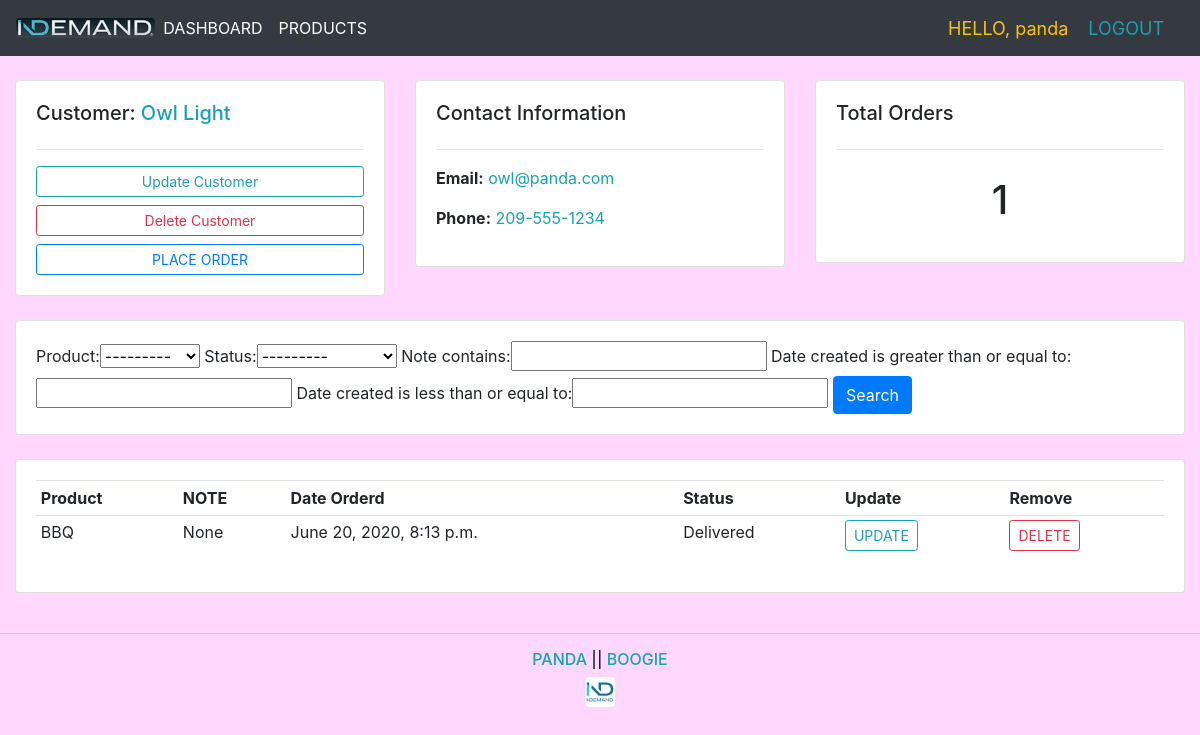
The page /customer/2/ (signed in) on the database its author committed.
### accounts/models.py (models this page shows, shortened)
class Customer(models.Model):
    user = models.OneToOneField(User, null=True, blank=True, on_delete=models.CASCADE)
    name = models.CharField(max_length=200, null=True)
    phone = models.CharField(max_length=200, null=True)
    email = models.CharField(max_length=200, null=True)
    profile_pic = models.ImageField(default='logo2.png', null=True, blank=True)
    date_created = models.DateTimeField(auto_now_add=True, null=True)

class Order(models.Model):
    STATUS = (
        ('Pending', 'Pending'),
        ('Out for delivery', 'Out for delivery'),
        ('Delivered', 'Delivered'),
    )
    customer = models.ForeignKey(Customer, null=True, on_delete=models.SET_NULL)
    product = models.ForeignKey(Product, null=True, on_delete=models.SET_NULL)
    date_created = models.DateTimeField(auto_now_add=True, null=True)
    status = models.CharField(max_length=200, null=True, choices=STATUS)
    note = models.CharField(max_length=1000, null=True)

class Product(models.Model):
    CATEGORY = (
        ('Indoor', 'Indoor'),
        ('Out Door', 'Out Door'),
    )
    name = models.CharField(max_length=200, null=True)
    price = models.FloatField(null=True)
    category = models.CharField(max_length=200, null=True, choices=CATEGORY)
    description = models.CharField(max_length=200, null=True, blank=True)
    date_created = models.DateTimeField(auto_now_add=True, null=True)
    tags = models.ManyToManyField(Tag)
    def __str__(self):
        return self.name

### accounts/decorators.py (the view)
        def wrapper_func(request, *args, **kwargs):
            group = None
            if request.user.groups.exists():
                group = request.user.groups.all()[0].name
            if group in allowed_roles:
                return view_func(request, *args, **kwargs)
            else:
                return HttpResponse('You are not authorized to view this page.')

### accounts/views.py (called while the page is built)
@login_required(login_url='login')
@allowed_users(allowed_roles=['admin'])
def customer(request, pk):
    customer = Customer.objects.get(id=pk)
    orders = customer.order_set.all()
    orders_count = orders.count()
    myFilter = OrderFilter(request.GET, queryset=orders)
    orders = myFilter.qs
    context = {
        'customer': customer,
        'orders': orders,
        'orders_count': orders_count,
        'myFilter': myFilter
    }
    return render(request, 'accounts/customer.html', context)

### accounts/templates/accounts/customer.html
{% extends 'accounts/main.html' %}
{% block content %}
<br/>
<div class="row">
	<div class="col-md">
		<div class="card card-body">
			<h5>Customer: <span class="text-info">{{ customer.name }}</span></h5>
			<hr>
			<a class="btn btn-outline-info  btn-sm btn-block" href="">Update Customer</a>
			<a class="btn btn-outline-danger  btn-sm btn-block" href="">Delete Customer</a>
			<a class="btn btn-outline-primary  btn-sm btn-block" href="{% url 'create_order' customer.id %}">PLACE ORDER</a>
		</div>
	</div>
	<div class="col-md">
		<div class="card card-body">
			<h5>Contact Information</h5>
			<hr>
			<p><b>Email:</b> <span class="text-info">{{ customer.email }}</span></p>
			<p><b>Phone:</b> <span class="text-info">{{ customer.phone }}</span></p>
		</div>
	</div>
	<div class="col-md">
		<div class="card card-body">
			<h5>Total Orders</h5>
			<hr>
			<h1 style="text-align: center;padding: 10px">{{ orders_count }}</h1>
		</div>
	</div>
</div>
<br>
<div class="row">
	<div class="col">
		<div class="card card-body">
			<form method="get">
				{{ myFilter.form }}
		    	<button class="btn btn-primary" type="submit">Search</button>
		  </form>
		</div>
	</div>
</div>
<br>
<div class="row">
	<div class="col-md">
		<div class="card card-body">
			<table class="table table-sm">
				<tr>
					<th>Product</th>
					<th>NOTE</th>
					<th>Date Orderd</th>
					<th>Status</th>
					<th>Update</th>
					<th>Remove</th>
				</tr>
				{% for order in orders %}
					<tr>
						<td>{{ order.product }}</td>
						<td>{{ order.note }}</td>
						<td>{{ order.date_created }}</td>
						<td>{{ order.status }}</td>
						<td><a href="{% url 'update_order' order.id %}" class="btn btn-outline-info btn-sm">UPDATE</a></td>
						<td><a href="{% url 'delete_order' order.id %}" class="btn btn-outline-danger btn-sm">DELETE</a></td>
					</tr>
				{% endfor %}
			</table>
		</div>
	</div>
</div>
{% endblock %}

### accounts/templates/accounts/navbar.html (shortened to what this page needs)
{% load static %}
<nav class="navbar navbar-expand-lg navbar-dark bg-dark">
  <img src="{% static 'images/logo4.png' %}" class="rounded" height=20>
  <div class="collapse navbar-collapse" id="navbarNav">
    <ul class="navbar-nav">
      {% if request.user.is_staff %}
        <li class="nav-item active">
          <a class="nav-link" href="{% url 'home' %}">DASHBOARD</a>
        </li>
        <li class="nav-item active">
          <a class="nav-link" href="{% url 'products' %}">PRODUCTS</a>
        </li>
      {% else %}
        <li class="nav-item active">
          <a class="nav-link" href="{% url 'account' %}">SETTINGS</a>
        </li>
      {% endif %}
    </ul>
  </div>
  <span class="text-warning nav-auth-items">HELLO, {{ request.user }}</span>
  <span class="nav-auth-items" ><a class="text-info" href="{% url 'logout' %}">LOGOUT</a></span>
</nav>

### static/css/main.css (style rules this page uses)
body { background-color: #FFD7FF; }
.nav-auth-items { font-size: 18px; margin-right: 20px; }

### rows shown on the page
Customer: name "Owl Light", email "owl@panda.com", phone "209-555-1234"
Order: product "BBQ", note "None", date_created "June 20, 2020, 8:13 p.m.", status "Delivered"

### other values the page prints
{{ request.user }} "panda"
{{ orders_count }} "1"
